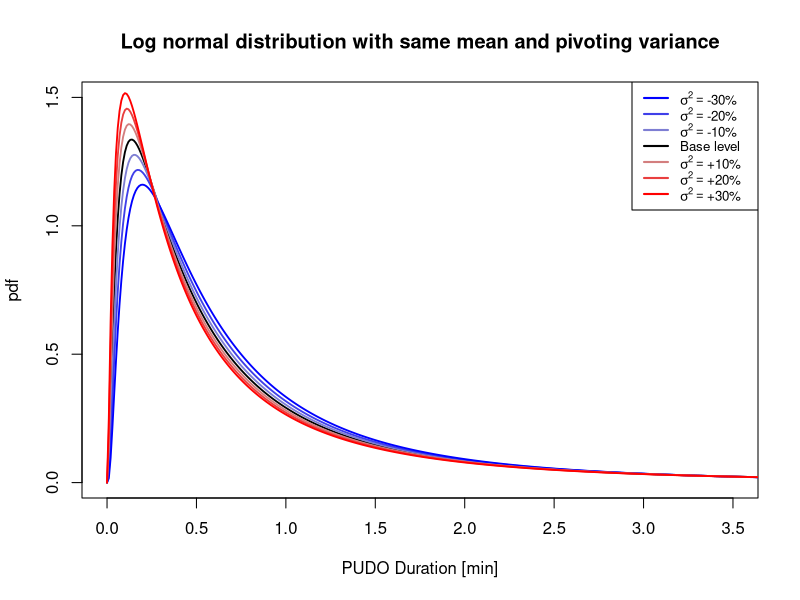
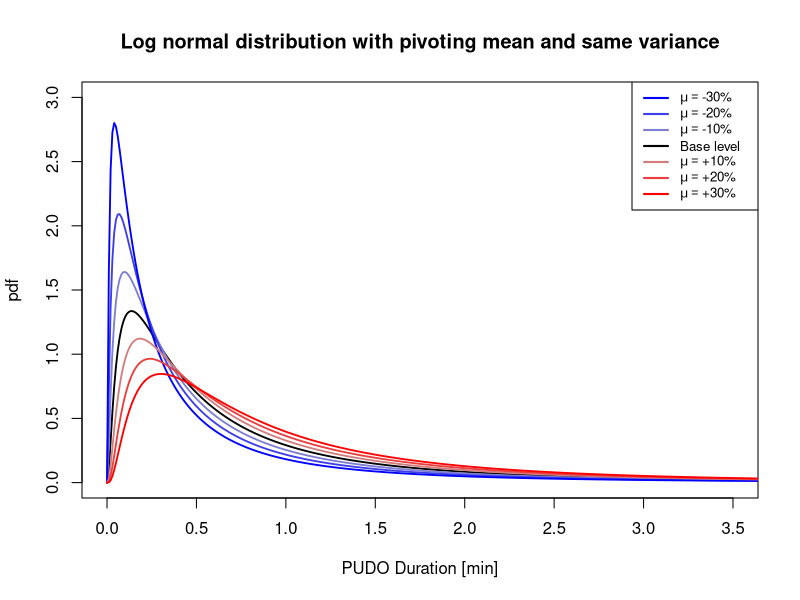

Write R code to recreate these figures, in order.
# Coming up with new parameters for the log normal distribution

# Set working directory to the location of this file
setwd("C:/Users/ge75mum/Documents/Research/Fleetpy/tum-vt-fleet-simulation/FleetPy/data/demand/stochastic_PUDO_duration")


# Parameters from the Machado-Leon paper
mulog = -0.69
sdlog = 1.14

mean = exp(mulog + sdlog^2/2)
variance = (exp(sdlog^2) - 1) * exp(2 * mulog + sdlog^2)

# df with results
df = data.frame(mulog = numeric(0), sdlog = numeric(0), var_mulog = numeric(0), var_sdlog = numeric(0)) 


# First approach --------------------------------------------------------------------------
## Mean is fixed and variance is modified by a factor factor_sdlog

## factor_sdlog = 0.9
factor_sdlog = 0.9
var_mulog = 0
var_sdlog = -0.1 # -10%

sdlog_new = sqrt(log(((variance*factor_sdlog)/exp(2*log(mean)))+1))
mulog_new = log(mean) - sdlog_new^2/2

mean_new = exp(mulog_new + sdlog_new^2/2)
variance_new = (exp(sdlog_new^2) - 1) * exp(2 * mulog_new + sdlog_new^2)
factor_sd_log_check = variance_new/variance
df = rbind(df, data.frame(mulog = mulog_new, sdlog = sdlog_new, var_mulog = var_mulog, var_sdlog = var_sdlog))

## factor_sdlog = 0.8
factor_sdlog = 0.8
var_mulog = 0
var_sdlog = -0.2 # -20%

sdlog_new = sqrt(log(((variance*factor_sdlog)/exp(2*log(mean)))+1))
mulog_new = log(mean) - sdlog_new^2/2

mean_new = exp(mulog_new + sdlog_new^2/2)
variance_new = (exp(sdlog_new^2) - 1) * exp(2 * mulog_new + sdlog_new^2)
factor_sd_log_check = variance_new/variance
df = rbind(df, data.frame(mulog = mulog_new, sdlog = sdlog_new, var_mulog = var_mulog, var_sdlog = var_sdlog))

## factor_sdlog = 0.7
factor_sdlog = 0.7
var_mulog = 0
var_sdlog = -0.3 # -30%

sdlog_new = sqrt(log(((variance*factor_sdlog)/exp(2*log(mean)))+1))
mulog_new = log(mean) - sdlog_new^2/2

mean_new = exp(mulog_new + sdlog_new^2/2)
variance_new = (exp(sdlog_new^2) - 1) * exp(2 * mulog_new + sdlog_new^2)
factor_sd_log_check = variance_new/variance
df = rbind(df, data.frame(mulog = mulog_new, sdlog = sdlog_new, var_mulog = var_mulog, var_sdlog = var_sdlog))

## factor_sdlog = 1.1
factor_sdlog = 1.1
var_mulog = 0
var_sdlog = 0.1 # 10%

sdlog_new = sqrt(log(((variance*factor_sdlog)/exp(2*log(mean)))+1))
mulog_new = log(mean) - sdlog_new^2/2

mean_new = exp(mulog_new + sdlog_new^2/2)
variance_new = (exp(sdlog_new^2) - 1) * exp(2 * mulog_new + sdlog_new^2)
factor_sd_log_check = variance_new/variance
df = rbind(df, data.frame(mulog = mulog_new, sdlog = sdlog_new, var_mulog = var_mulog, var_sdlog = var_sdlog))

## factor_sdlog = 1.2
factor_sdlog = 1.2
var_mulog = 0
var_sdlog = 0.2 # 20%

sdlog_new = sqrt(log(((variance*factor_sdlog)/exp(2*log(mean)))+1))
mulog_new = log(mean) - sdlog_new^2/2

mean_new = exp(mulog_new + sdlog_new^2/2)
variance_new = (exp(sdlog_new^2) - 1) * exp(2 * mulog_new + sdlog_new^2)
factor_sd_log_check = variance_new/variance
df = rbind(df, data.frame(mulog = mulog_new, sdlog = sdlog_new, var_mulog = var_mulog, var_sdlog = var_sdlog))

## factor_sdlog = 1.3
factor_sdlog = 1.3
var_mulog = 0
var_sdlog = 0.3 # 30%

sdlog_new = sqrt(log(((variance*factor_sdlog)/exp(2*log(mean)))+1))
mulog_new = log(mean) - sdlog_new^2/2

mean_new = exp(mulog_new + sdlog_new^2/2)
variance_new = (exp(sdlog_new^2) - 1) * exp(2 * mulog_new + sdlog_new^2)
factor_sd_log_check = variance_new/variance
df = rbind(df, data.frame(mulog = mulog_new, sdlog = sdlog_new, var_mulog = var_mulog, var_sdlog = var_sdlog))

# Second approach --------------------------------------------------------------------------
## Mean is is modified by a factor factor_mulog fixed and variance is fixed
## factor_mulog = 0.9
factor_mulog = 0.9
var_mulog = -0.1 # -10%
var_sdlog = 0 

sdlog_new = sqrt(log(((variance)/exp(2*log(mean*factor_mulog)))+1))
mulog_new = log(mean*factor_mulog) - sdlog_new^2/2

mean_new = exp(mulog_new + sdlog_new^2/2)
variance_new = (exp(sdlog_new^2) - 1) * exp(2 * mulog_new + sdlog_new^2)
factor_mulog_check = mean_new/mean
df = rbind(df, data.frame(mulog = mulog_new, sdlog = sdlog_new, var_mulog = var_mulog, var_sdlog = var_sdlog))

## factor_mulog = 0.8
factor_mulog = 0.8
var_mulog = -0.2 # -20%
var_sdlog = 0 

sdlog_new = sqrt(log(((variance)/exp(2*log(mean*factor_mulog)))+1))
mulog_new = log(mean*factor_mulog) - sdlog_new^2/2

mean_new = exp(mulog_new + sdlog_new^2/2)
variance_new = (exp(sdlog_new^2) - 1) * exp(2 * mulog_new + sdlog_new^2)
factor_mulog_check = mean_new/mean
df = rbind(df, data.frame(mulog = mulog_new, sdlog = sdlog_new, var_mulog = var_mulog, var_sdlog = var_sdlog))

## factor_mulog = 0.7
factor_mulog = 0.7
var_mulog = -0.3 # -30%
var_sdlog = 0 

sdlog_new = sqrt(log(((variance)/exp(2*log(mean*factor_mulog)))+1))
mulog_new = log(mean*factor_mulog) - sdlog_new^2/2

mean_new = exp(mulog_new + sdlog_new^2/2)
variance_new = (exp(sdlog_new^2) - 1) * exp(2 * mulog_new + sdlog_new^2)
factor_mulog_check = mean_new/mean
df = rbind(df, data.frame(mulog = mulog_new, sdlog = sdlog_new, var_mulog = var_mulog, var_sdlog = var_sdlog))

## factor_mulog = 1.1
factor_mulog = 1.1
var_mulog = +0.1 # 10%
var_sdlog = 0 

sdlog_new = sqrt(log(((variance)/exp(2*log(mean*factor_mulog)))+1))
mulog_new = log(mean*factor_mulog) - sdlog_new^2/2

mean_new = exp(mulog_new + sdlog_new^2/2)
variance_new = (exp(sdlog_new^2) - 1) * exp(2 * mulog_new + sdlog_new^2)
factor_mulog_check = mean_new/mean
df = rbind(df, data.frame(mulog = mulog_new, sdlog = sdlog_new, var_mulog = var_mulog, var_sdlog = var_sdlog))

## factor_mulog = 1.2
factor_mulog = 1.2
var_mulog = +0.2 # 20%
var_sdlog = 0 

sdlog_new = sqrt(log(((variance)/exp(2*log(mean*factor_mulog)))+1))
mulog_new = log(mean*factor_mulog) - sdlog_new^2/2

mean_new = exp(mulog_new + sdlog_new^2/2)
variance_new = (exp(sdlog_new^2) - 1) * exp(2 * mulog_new + sdlog_new^2)
factor_mulog_check = mean_new/mean
df = rbind(df, data.frame(mulog = mulog_new, sdlog = sdlog_new, var_mulog = var_mulog, var_sdlog = var_sdlog))

## factor_mulog = 1.3
factor_mulog = 1.3
var_mulog = +0.3 # 30%
var_sdlog = 0 

sdlog_new = sqrt(log(((variance)/exp(2*log(mean*factor_mulog)))+1))
mulog_new = log(mean*factor_mulog) - sdlog_new^2/2

mean_new = exp(mulog_new + sdlog_new^2/2)
variance_new = (exp(sdlog_new^2) - 1) * exp(2 * mulog_new + sdlog_new^2)
factor_mulog_check = mean_new/mean
df = rbind(df, data.frame(mulog = mulog_new, sdlog = sdlog_new, var_mulog = var_mulog, var_sdlog = var_sdlog))


# Save df in the same directory as the current file
# TODO: Define path where this should be saved
# write.csv(df, file = "C:/Users/ge75mum/Documents/Research/Fleetpy/tum-vt-fleet-simulation/FleetPy/data/demand/stochastic_PUDO_duration/log_distribution_parameters_scenarios.csv", row.names = FALSE)

# Plot ------------------------------------------------------------------------
# Plot the log normal distribution with the new parameters

# First approach --------------------------------------------------------------------------
# Create a color gradient with black as the intermediate color
custom_palette_hot <- colorRampPalette(c("grey", "red"))
custom_palette_cold <- colorRampPalette(c("blue", "grey"))
# Generate 7 colors
# gradient_colors <- c(custom_palette_cold(4), custom_palette_hot(4)[2:4])
gradient_colors <- c(custom_palette_cold(4)[1:3], "#000000", custom_palette_hot(4)[2:4])


x = seq(0, 100, 0.01)
y = dlnorm(x, mean = mulog, sdlog = sdlog)

plot(x, y, type = "l", col = gradient_colors[4], ylab = "pdf",
     main = "Log normal distribution with same mean and pivoting variance", xlim = c(0,3.5), 
     xlab = "PUDO Duration [min]", ylim = c(0,1.5), lwd = 1.8)

y = dlnorm(x, mean = df$mulog[1], sdlog = df$sdlog[1]) # -10% sdlog
lines(x, y, col = gradient_colors[3], lwd = 1.8)

y = dlnorm(x, mean = df$mulog[2], sdlog = df$sdlog[2]) # -20% sdlog
lines(x, y, col =  gradient_colors[2], lwd = 1.8)

y = dlnorm(x, mean = df$mulog[3], sdlog = df$sdlog[3]) # -30% sdlog
lines(x, y, col =  gradient_colors[1], lwd = 1.8)


y = dlnorm(x, mean = df$mulog[4], sdlog = df$sdlog[4])
lines(x, y, col =  gradient_colors[5], lwd = 1.8)

y = dlnorm(x, mean = df$mulog[5], sdlog = df$sdlog[5])
lines(x, y, col =  gradient_colors[6], lwd = 1.8)

y = dlnorm(x, mean = df$mulog[6], sdlog = df$sdlog[6])
lines(x, y, col =  gradient_colors[7], lwd = 1.8)

legend("topright", 
       legend = c(expression(sigma^2 == paste("-", 30, "%")),
                  expression(sigma^2 == paste("-", 20, "%")),
                  expression(sigma^2 == paste("-", 10, "%")),
                  "Base level   ",
                  expression(sigma^2 == paste("+", 10, "%")),
                  expression(sigma^2 == paste("+", 20, "%")),
                  expression(sigma^2 == paste("+", 30, "%"))),
       col = c(gradient_colors[1], gradient_colors[2], gradient_colors[3],
               "black",
               gradient_colors[5], gradient_colors[6], gradient_colors[7]),
       lty = 1, cex = 0.8, lwd = 2)

# Second approach --------------------------------------------------------------------------

# Create a color gradient with black as the intermediate color
custom_palette_hot <- colorRampPalette(c("grey", "red"))
custom_palette_cold <- colorRampPalette(c("blue", "grey"))
# Generate 7 colors
# gradient_colors <- c(custom_palette_cold(4), custom_palette_hot(4)[2:4])
gradient_colors <- c(custom_palette_cold(4)[1:3], "#000000", custom_palette_hot(4)[2:4])

x = seq(0, 100, 0.01)
y = dlnorm(x, mean = mulog, sdlog = sdlog)

plot(x, y, type = "l", col = gradient_colors[4],
     xlab = "PUDO Duration [min]", ylab = "pdf",
     main = "Log normal distribution with pivoting mean and same variance", xlim = c(0,3.5), 
     ylim = c(0,3), lwd = 1.8)

y = dlnorm(x, mean = df$mulog[7], sdlog = df$sdlog[7])
lines(x, y, col = gradient_colors[3], lwd = 1.8)

y = dlnorm(x, mean = df$mulog[8], sdlog = df$sdlog[8])
lines(x, y, col =  gradient_colors[2], lwd = 1.8)

y = dlnorm(x, mean = df$mulog[9], sdlog = df$sdlog[9])
lines(x, y, col =  gradient_colors[1], lwd = 1.8)


y = dlnorm(x, mean = df$mulog[10], sdlog = df$sdlog[10])
lines(x, y, col =  gradient_colors[5], lwd = 1.8)

y = dlnorm(x, mean = df$mulog[11], sdlog = df$sdlog[11])
lines(x, y, col =  gradient_colors[6], lwd = 1.8)

y = dlnorm(x, mean = df$mulog[12], sdlog = df$sdlog[12])
lines(x, y, col =  gradient_colors[7], lwd = 1.8)

legend("topright", 
       legend = c(expression(mu == paste("-", 30, "%")),
                  expression(mu == paste("-", 20, "%")),
                  expression(mu == paste("-", 10, "%")),
                  "Base level   ",
                  expression(mu == paste("+", 10, "%")),
                  expression(mu == paste("+", 20, "%")),
                  expression(mu == paste("+", 30, "%"))),
       col = c(gradient_colors[1], gradient_colors[2], gradient_colors[3],
               "black",
               gradient_colors[5], gradient_colors[6], gradient_colors[7]),
       lty = 1, cex = 0.8, lwd = 2)



### Calculating all combinations in a single step and saving it -----
# Parameters from the Machado-Leon paper
mulog = -0.69
sdlog = 1.14

mean = exp(mulog + sdlog^2/2)
variance = (exp(sdlog^2) - 1) * exp(2 * mulog + sdlog^2)

# df with results
df = data.frame(mulog = numeric(0), sdlog = numeric(0), var_mulog = numeric(0), var_sdlog = numeric(0)) 

for(factor_sdlog in  seq(0.5, 1.5, 0.1)){
  # factor_sdlog = 0.4
  var_mulog = 0
  var_sdlog = -(1-factor_sdlog)
  # var_sdlog = -0.3 # -10%
  
  sdlog_new = sqrt(log(((variance*factor_sdlog)/exp(2*log(mean)))+1))
  mulog_new = log(mean) - sdlog_new^2/2
  
  mean_new = exp(mulog_new + sdlog_new^2/2)
  variance_new = (exp(sdlog_new^2) - 1) * exp(2 * mulog_new + sdlog_new^2)
  factor_sd_log_check = variance_new/variance
  df = rbind(df, data.frame(mulog = mulog_new, sdlog = sdlog_new, var_mulog = var_mulog, var_sdlog = var_sdlog))
}

for(factor_mulog in  seq(0.5, 1.5, 0.1)){
  # factor_mulog = 0.9
  var_mulog = -(1-factor_mulog) 
  var_sdlog = 0 
  
  sdlog_new = sqrt(log(((variance)/exp(2*log(mean*factor_mulog)))+1))
  mulog_new = log(mean*factor_mulog) - sdlog_new^2/2
  
  mean_new = exp(mulog_new + sdlog_new^2/2)
  variance_new = (exp(sdlog_new^2) - 1) * exp(2 * mulog_new + sdlog_new^2)
  factor_mulog_check = mean_new/mean
  df = rbind(df, data.frame(mulog = mulog_new, sdlog = sdlog_new, var_mulog = var_mulog, var_sdlog = var_sdlog))
  
}

df

if(FALSE){
  # save df as csv
  write.csv(df, "distribution_parameters.csv", row.names = FALSE)
  }





